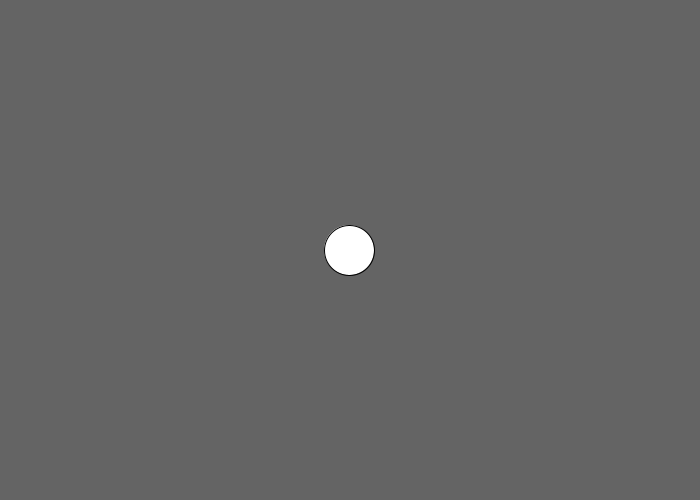
Frame 1 (no input)
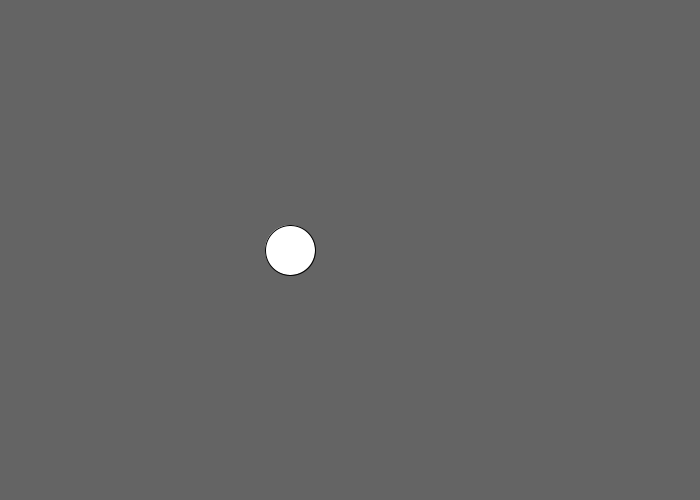
Frame 60 (the mouse pressed at the canvas centre just before this capture)
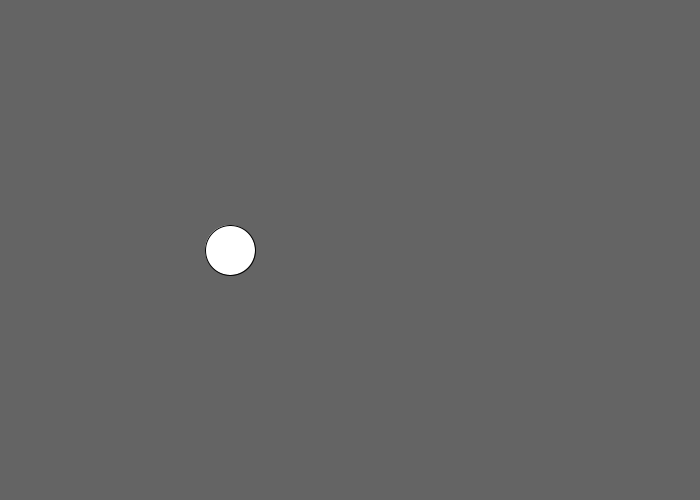
Frame 120 (the mouse held since frame 60 and released just before this capture)

The Processing sketch that drew these frames (run headless with seeded random() and noise(); from frame 60 on, the mouse is pressed at the canvas centre):

// Processing sketch: assignment
// ── assignment.pde
int x;
int delta;
void setup() {
  size(700, 500); // Size of canvas
  background(100, 100, 100); // Background color as rgb values
 x = 350;
 delta = -1;
}

void draw() {
  background(100, 100, 100);
  x = x + delta;
ellipseMode(CENTER);
ellipse(x,250,50,50);
 }
{if (x > 25); 
delta=1;
x = x + delta;
}

  
  
  
  
  
  
  
  
  
  
  
  
  
  
  
  
  
  
  
  
  
  
  
  
  // Do not forget comments!
